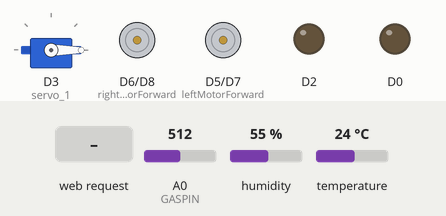
The sketch below on a simulated ESP8266 (NodeMCU). Shown: servo, motor-driver pin pairs drawn as motors (green arrow = first pin HIGH = forward, orange = second pin HIGH = backward, longer = more drive), output pins drawn as LEDs (lit = HIGH). The test bench sets the inputs (shaded band); at power-on: A0 (GASPIN) = 512, humidity 55 %, temperature 24 °C. WiFi joins after 1.5 s; servers stay silent unless stated; what the sketch prints to the serial monitor is not drawn.

Above: at 3.7 s.
3.8 s: A0 (GASPIN) set to 159
15.9 s: A0 (GASPIN) set to 134
At 24.1 s:
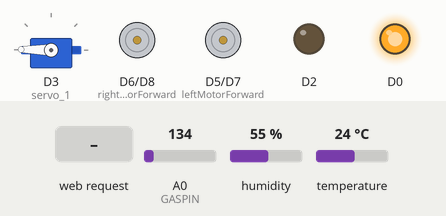
24.4 s: humidity set to 31 %
32.0 s: humidity set to 28 %
At 39.08 s:
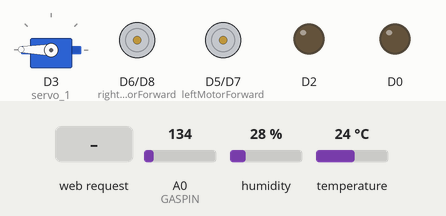
40.1 s: HTTP request GET /forward received
At 50.6 s:
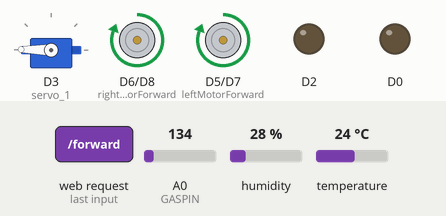
51.8 s: HTTP request GET /backward received
At 61.1 s:
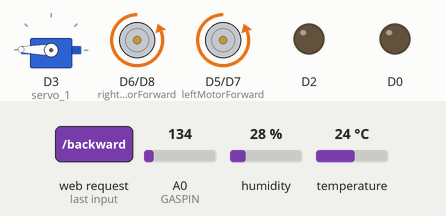
Timing chart, 0 to 62.6 s (numbered marks = the images above; inputs shaded):
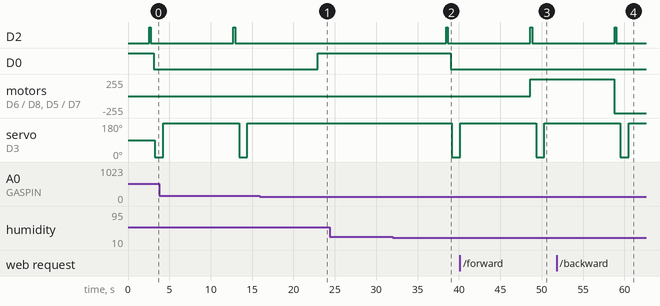

Measured:
- the behaviour switches between 151 and 150 on A0 (GASPIN) (found by bisection; images 0 and 1)
- the behaviour switches between 30 and 29 % on humidity (found by bisection; images 1 and 2)
- after the input at 15.9 s, D2: stays LOW (without the input it goes to HIGH after 7.0 s); D0: LOW → HIGH after 7.0 s; servo on D3 (servo_1): stays 179° (without the input it goes to 0° after 7.7 s)
- after the input at 24.4 s, every drawn part: stays the same
- after the input at 32.0 s, D2: LOW → HIGH after 6.5 s, → LOW 0.20 s later; D0: HIGH → LOW after 7.0 s; servo on D3 (servo_1): 179° → 0° after 7.2 s
- after the input at 40.1 s, motor on D6 (rightMotorForward) / D8 (rightMotorBackward), motor on D5 (leftMotorForward) / D7 (leftMotorBackward): stopped → forward 255/255 after 8.5 s
- after the input at 51.8 s, motor on D6 (rightMotorForward) / D8 (rightMotorBackward), motor on D5 (leftMotorForward) / D7 (leftMotorBackward): forward 255/255 → backward 255/255 after 7.0 s

The sketch:

PESTBOT.ino
```cpp
#include<Servo.h>
#include <DHT.h>
#include <ESP8266WiFi.h>                                                    // esp8266 library
#include <FirebaseArduino.h>                                                // firebase library                                                        // dht11 temperature and humidity sensor library

#define FIREBASE_HOST "nitrfarmery.firebaseio.com"                          // the project name address from firebase id
#define FIREBASE_AUTH "MmhRt1t0P1RZP2iBkLpKTQjwSXT4jvnM9yWbFRN6"            // the secret key generated from firebase

#define WIFI_SSID "AndroidAPac99"                                             // input your home or public wifi name
#define WIFI_PASSWORD "phqd7138"       //password of wifi ssid
#define GASPIN A0
#define GREENLED D0
#define REDLED D1
#define BUZZER D2
//#define SOILPIN A0
#define DHTPIN D4                                                           // what digital pin we're connected to
#define DHTTYPE DHT11                                                       // select dht type as DHT 11 or DHT22
DHT dht(DHTPIN, DHTTYPE);

Servo servo_1;
WiFiClient client;
WiFiServer server(80);

/* data received from application */
String  data ="";
int leftMotorForward = D5;     /* GPIO2(D4) -> IN3   */
int rightMotorForward = D6;   /* GPIO15(D8) -> IN1  */
int leftMotorBackward = D7;    /* GPIO0(D3) -> IN4   */
int rightMotorBackward = D8;  /* GPIO13(D7) -> IN2  */


void setup() {
  Serial.begin(9600);
  pinMode(leftMotorForward, OUTPUT);
  pinMode(rightMotorForward, OUTPUT);
  pinMode(leftMotorBackward, OUTPUT);
  pinMode(rightMotorBackward, OUTPUT);
  servo_1.attach(0);
  /* initialize motor enable pins as output */

  pinMode(D2,OUTPUT);
  pinMode(D0,OUTPUT);
  pinMode(D8,OUTPUT);
  digitalWrite(D0,HIGH);
  delay(1000);
  WiFi.begin(WIFI_SSID, WIFI_PASSWORD);                                     //try to connect with wifi
  Serial.print("Connecting to ");
  Serial.print(WIFI_SSID);
  while (WiFi.status() != WL_CONNECTED) {
    Serial.print(".");
    delay(500);
  }
  Serial.println();
  Serial.print("Connected to ");
  Serial.println(WIFI_SSID);
  Serial.print("IP Address is : ");
  Serial.println(WiFi.localIP());                                            //print local IP address
  Firebase.begin(FIREBASE_HOST, FIREBASE_AUTH);                              // connect to firebase
  dht.begin();
  //Start reading dht sensor
  server.begin();
}

void loop() {
  float h = dht.readHumidity();                                              // Reading temperature or humidity takes about 250 milliseconds!
  float t = dht.readTemperature();
  float gas = analogRead(GASPIN);      // Read temperature as Celsius (the default)

  if (isnan(h) || isnan(t) || isnan(gas)) {                                                // Check if any reads failed and exit early (to try again).
    Serial.println(F("Failed to read from either of the sensors!"));
    return;
  }

  Serial.print("Humidity: ");  Serial.print(h);
  String fireHumid = String(h) + String("%");                                         //convert integer humidity to string humidity
  Serial.print("%  Temperature: ");  Serial.print(t);  Serial.println("Â°C ");
  String fireTemp = String(t) + String("°C");
  Serial.print(" MQ135: ");  Serial.print(gas);
  String firegas = String(gas) + String("PPM \n");     //convert integer humidity to string humidity

  if(h<30.00)
  {
    digitalWrite(D2,HIGH);
    delay(200);
    digitalWrite(D2,LOW);
    delay(200);
    Serial.println("LOW HUMIDITY,TAKE CAUTIONS--PUMP ON");
      digitalWrite(D1,HIGH);
      Firebase.pushString("/PESTBOT/RED_LED",String('1'));
      digitalWrite(D0,LOW);
      Firebase.pushString("/PESTBOT/GREEN_LED",String('0'));
        servo_1.write (0);
        delay (1000);
        servo_1.write (179);
        delay (1000);
    }
     else if(t>40.00)
  {
    digitalWrite(D2,HIGH);
    delay(200);
    digitalWrite(D2,LOW);
    delay(200);
    Serial.println("Abnormal Temperature,TAKE CAUTIONS--PUMP ON");
      digitalWrite(D1,HIGH);
      Firebase.pushString("/PESTBOT/RED_LED",String('1'));
      digitalWrite(D0,LOW);
      Firebase.pushString("/PESTBOT/GREEN_LED",String('0'));

  servo_1.write (0);
  delay (1000);
  servo_1.write (179);
  delay (1000);
    }
      else if(gas<100 || gas>150)
  {
    digitalWrite(D2,HIGH);
    delay(200);
    digitalWrite(D2,LOW);
    delay(200);
    Serial.println("Abnormal Gas content(CO,CO2,NH3.NOx),TAKE CAUTIONS--PUMP ON");
      digitalWrite(D1,HIGH);
      Firebase.pushString("/PESTBOT/RED_LED",String('1'));
      digitalWrite(D0,LOW);
      Firebase.pushString("/PESTBOT/GREEN_LED",String('0'));
        servo_1.write (0);
  delay (1000);
  servo_1.write (179);
  delay (1000);
    }
    else
    {
      digitalWrite(D0,HIGH);
      Firebase.pushString("/PESTBOT/GREEN_LED",String('1'));
      digitalWrite(D1,LOW);
      Firebase.pushString("/PESTBOT/RED_LED",String('0'));
      }


  delay(4000);

  Firebase.pushString("/PESTBOT/Humidity", fireHumid);                                  //setup path and send readings
  Firebase.pushString("/PESTBOT/Temperature", fireTemp);                                //setup path and send readings
  Firebase.pushString("/PESTBOT/Gas_Content",firegas);
  delay(3000);
 client = server.available();
    if (!client) return;
    data = checkClient ();

/************************ Run function according to incoming data from application *************************/

    /* If the incoming data is "forward", run the "MotorForward" function */
    if (data == "forward") MotorForward();
    /* If the incoming data is "backward", run the "MotorBackward" function */
    else if (data == "backward") MotorBackward();
    /* If the incoming data is "left", run the "TurnLeft" function */
    else if (data == "left") TurnLeft();
    /* If the incoming data is "right", run the "TurnRight" function */
    else if (data == "right") TurnRight();
    /* If the incoming data is "stop", run the "MotorStop" function */
    else if (data == "stop") MotorStop();


}


void MotorForward(void)
{
  digitalWrite(leftMotorForward,HIGH);
  digitalWrite(rightMotorForward,HIGH);
  digitalWrite(leftMotorBackward,LOW);
  digitalWrite(rightMotorBackward,LOW);
}

/********************************************* BACKWARD *****************************************************/
void MotorBackward(void)
{
  digitalWrite(leftMotorBackward,HIGH);
  digitalWrite(rightMotorBackward,HIGH);
  digitalWrite(leftMotorForward,LOW);
  digitalWrite(rightMotorForward,LOW);
}

/********************************************* TURN LEFT *****************************************************/
void TurnLeft(void)
{
  digitalWrite(leftMotorForward,LOW);
  digitalWrite(rightMotorForward,HIGH);
  digitalWrite(rightMotorBackward,LOW);
  digitalWrite(leftMotorBackward,HIGH);
}

/********************************************* TURN RIGHT *****************************************************/
void TurnRight(void)
{
  digitalWrite(leftMotorForward,HIGH);
  digitalWrite(rightMotorForward,LOW);
  digitalWrite(rightMotorBackward,HIGH);
  digitalWrite(leftMotorBackward,LOW);
}

/********************************************* STOP *****************************************************/
void MotorStop(void)
{
  digitalWrite(leftMotorForward,LOW);
  digitalWrite(leftMotorBackward,LOW);
  digitalWrite(rightMotorForward,LOW);
  digitalWrite(rightMotorBackward,LOW);
}

/********************************** RECEIVE DATA FROM the APP ******************************************/
String checkClient (void)
{
  while(!client.available()) delay(1);
  String request = client.readStringUntil('\r');
  request.remove(0, 5);
  request.remove(request.length()-9,9);
  return request;
}
```
